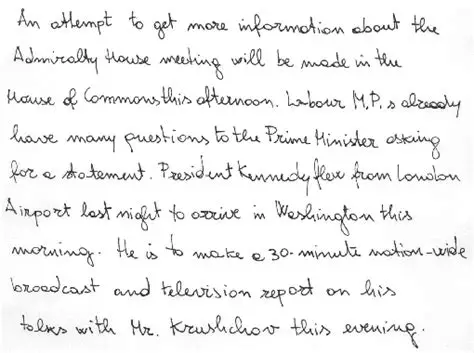
#> input picture data/raw/image.png, 474 x 353 px
$ python -i stroke_normalizer.py   (imports and definitions only)
#> lines starting #> are read from the running program, lines starting #| are printed output that depends on the picture
### src/pipeline/config_loader.py
import yaml
import os
from pathlib import Path
from typing import Any, Dict

class ConfigNode(dict):
  def __getattr__(self,key):
    try:
      val = self[key]
      return ConfigNode(val) if isinstance(val, dict) else val
    except KeyError:
      raise AttributeError(f"Config has no attribute '{key}'")

class ConfigLoader:
  _instance = None

  def __new__(cls, *args, **kwargs):
    if not cls._instance:
      cls._instance = super(ConfigLoader, cls).__new__(cls)
    return cls._instance

  def __init__(self, config_dir: str = "configs"):
    if hasattr(self, "initialized"):
      return

    self.config_dir = Path(config_dir)
    if not self.config_dir.exists():
      raise FileNotFoundError(f"Configuration Directory {config_dir} not found.")

    self._raw_configs = {
      "pipeline": self._load_file("pipeline.yaml"),
      "preprocessing": self._load_file("preprocessing.yaml"),
      "models": self._load_file("models.yaml"),
      "evaluation": self._load_file("evaluation.yaml"),
      "tiling": self._load_file("tiling.yaml")
    }

    self.pipeline = ConfigNode(self._raw_configs["pipeline"])
    self.preprocessing = ConfigNode(self._raw_configs["preprocessing"])
    self.models = ConfigNode(self._raw_configs["models"])
    self.evaluation = ConfigNode(self._raw_configs["evaluation"])
    self.tiling = ConfigNode(self._raw_configs["tiling"])

    self.initialized = True
    print(f"Successfully Loaded Neuro-Symbolic HTR configuration from {self.config_dir}")

  def _load_file(self, filename: str) -> Dict[str, Any]:
    file_path = self.config_dir / filename
    if not file_path.exists():
      print(f"Warning: {filename} missing. Initializing with empty config.")
      return {}

    with open(file_path, "r") as f:
      return yaml.safe_load(f) or {}

  def get_all(self) -> Dict[str, Any]:
    return self._raw_configs

# Usage Example:
# config = ConfigLoader()
# print(config.models.detection.confidence_threshold)

### src/ingestion/stroke_normalizer.py
import cv2
import numpy as np
from src.pipeline.config_loader import ConfigLoader

class StrokeNormalizer:
    def __init__(self):
        self.config = ConfigLoader().preprocessing.normalization
        self.target_width = self.config.target_stroke_width # Usually 10px

    def normalize(self, binary_img: np.ndarray) -> np.ndarray:
        """
        Estimates the current stroke width and rescales the image to reach the target width.
        Input: Binarized image (from AdaptivePreprocessor).
        """
        current_width = self.estimate_stroke_width(binary_img)

        if current_width == 0:
            return binary_img

        scale_factor = self.target_width / current_width

        if 0.9 < scale_factor < 1.1:
            return binary_img

        height, width = binary_img.shape
        new_size = (int(width * scale_factor), int(height * scale_factor))

        normalized_img = cv2.resize(
            binary_img,
            new_size,
            interpolation=cv2.INTER_AREA if scale_factor < 1 else cv2.INTER_CUBIC
        )

        return normalized_img

    def estimate_stroke_width(self, binary_img: np.ndarray) -> float:
        """
        Calculates stroke width using the Distance Transform method.
        The distance transform calculates the distance to the nearest background pixel.
        The local maxima in the skeleton represent half the stroke width.
        """
        if np.mean(binary_img) > 127:
            binary_img = cv2.bitwise_not(binary_img)
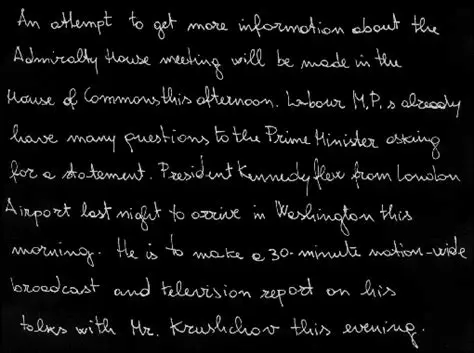
#> binary_img: shape (353, 474); min 0, max 255, mean 13.9

        dist_transform = cv2.distanceTransform(binary_img, cv2.DIST_L2, 5)
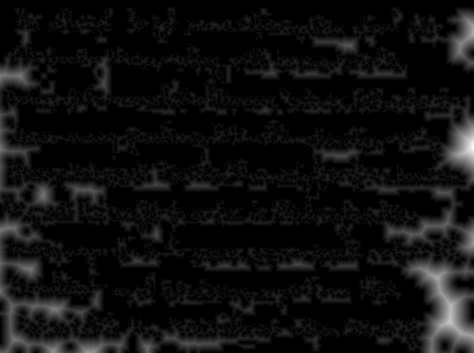
#> dist_transform: shape (353, 474) float32; min 0, max 29.18, mean 1.8; drawn with min black and max white

        _, skeleton = cv2.threshold(binary_img, 127, 255, cv2.THRESH_BINARY)
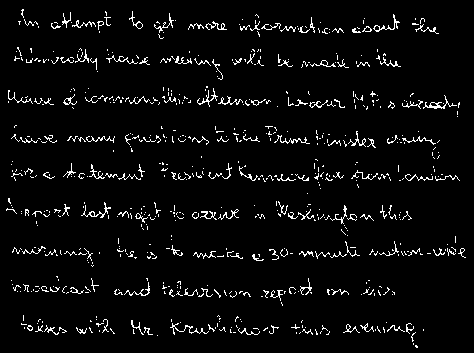
#> skeleton: shape (353, 474); 4.4% white in thin lines or dots
        # Simple skeletonization (can be swapped for Zhang-Suen if needed)
        kernel = cv2.getStructuringElement(cv2.MORPH_CROSS, (3,3))
        skeleton = cv2.ximgproc.thinning(binary_img)
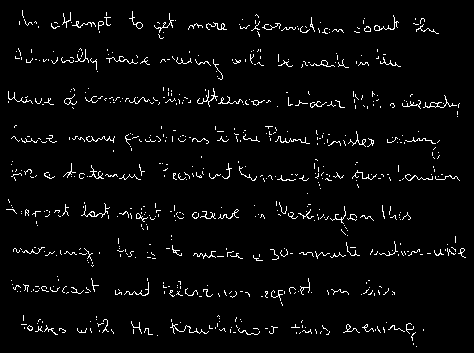
#> skeleton: shape (353, 474); 3.4% white in thin lines or dots

        stroke_values = dist_transform[skeleton > 0]
#> stroke_values = 5709 values, max 9.2 at index 4040, min 1 at index 5, mean 2.03

        if len(stroke_values) == 0:
            return 0.0

        avg_radius = np.median(stroke_values)
#> avg_radius = 2
        return float(avg_radius * 2)

>>> import cv2
>>> picture = cv2.imread('../../data/raw/image.png', cv2.IMREAD_GRAYSCALE)
>>> result = StrokeNormalizer().normalize(picture)
#> in normalize, `current_width = self.estimate_stroke_width(binary_img)`: current_width = 4
#> in normalize, `scale_factor = self.target_width / current_width`: scale_factor = 2.5
#> in normalize, `new_size = (int(width * scale_factor), int(height * scale_factor))`: new_size = (1185, 882)
#> in normalize, `normalized_img = cv2.resize( binary_img, new_size, interpolation=cv2.I..`:
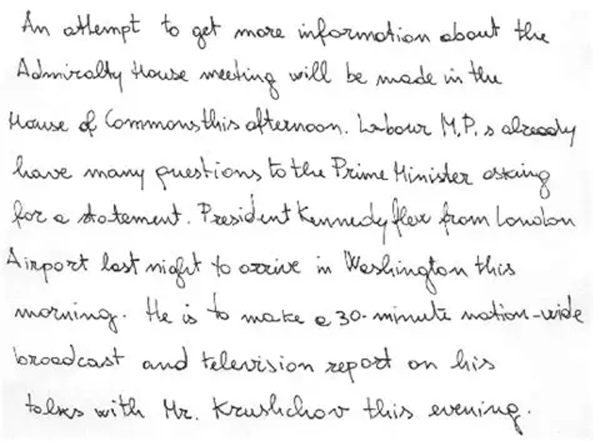
#> normalized_img: shape (882, 1185) (shown at 1/2 size); min 0, max 255, mean 240.9
